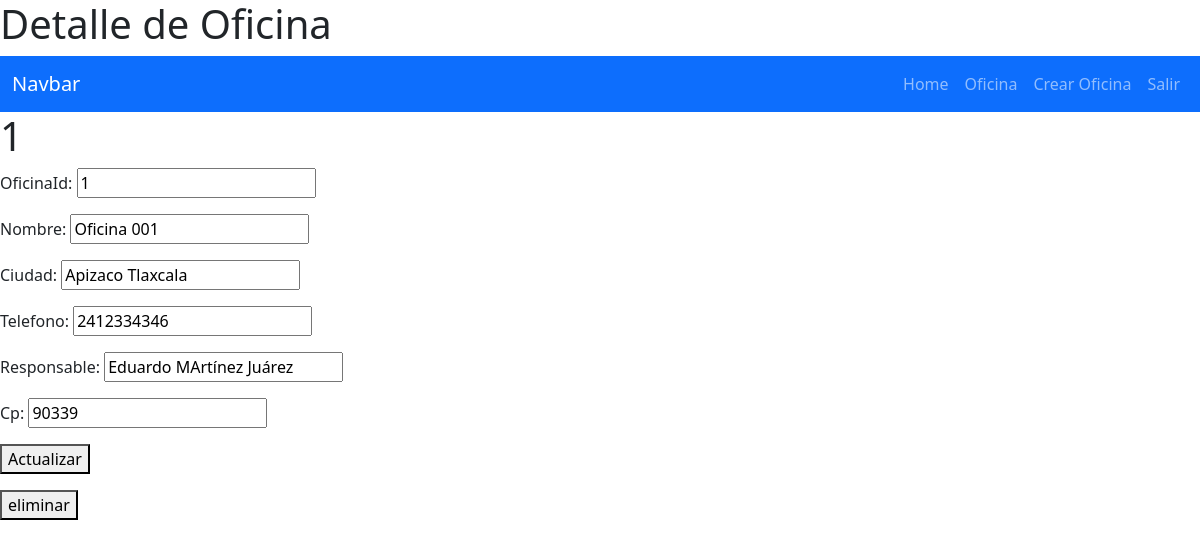
Page /oficinaDetalle/1/ (signed in) on the earlier database version.
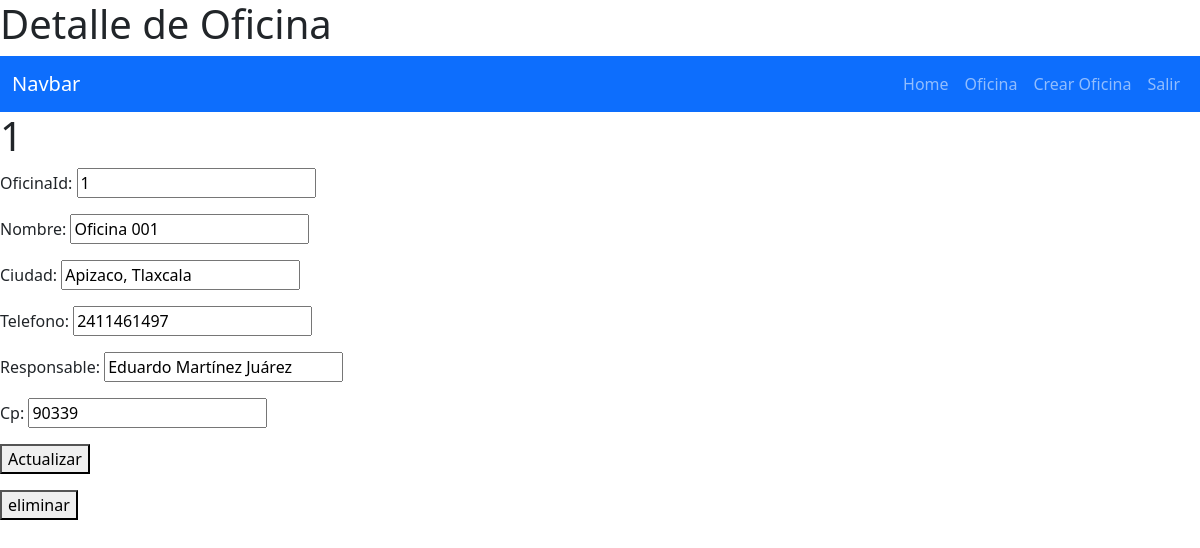
Same page on the later database version.
### CatalogoDePlacas/models.py (models this page shows, shortened)
class Oficina(models.Model):
    oficinaId = models.IntegerField(default=1)
    nombre = models.CharField(max_length=40)
    ciudad = models.CharField(max_length=30)
    telefono = models.CharField(max_length=15)
    responsable = models.CharField(max_length=40, null=True)
    cp = models.CharField(max_length=5, default=0)

### CatalogoDePlacas/views.py (the view, shortened to what this page needs)
# urls.py: path('oficinaDetalle/<int:oficinaId>/', views.oficinaDetalle, name='oficinaDetalle'),
@login_required
def oficinaDetalle(request, oficinaId):
    if request.method =='GET':
        oficina = get_object_or_404(Oficina,pk=oficinaId)
        form = OficinaForm(instance=oficina)
        return render(request, 'oficinaDetalle.html', {
            'oficina': oficina,
            'form': form
        })

### CatalogoDePlacas/forms.py
class OficinaForm(ModelForm):
    class Meta:
        model = Oficina
        fields = ['oficinaId','nombre', 'ciudad', 'telefono','responsable','cp']

### CatalogoDePlacas/templates/oficinaDetalle.html (shortened to what this page needs)
<h1>Detalle de Oficina</h1>
{% extends 'base.html' %}
{% block content%}
    <h1>{{oficina.oficinaId}}</h1>
    <form method="POST">
        {{form.as_p}}
        <button>
            Actualizar
        </button>
    </form>
    <form action="{% url 'oficinaEliminar' oficina.oficinaId %}" method="POST" >
        <button>
            eliminar
        </button>
    </form>
{% endblock %}

Differences in the rows shown:
changed Oficina "Oficina 001": ciudad "Apizaco Tlaxcala" → "Apizaco, Tlaxcala"; telefono "2412334346" → "2411461497"; responsable "Eduardo MArtínez Juárez" → "Eduardo Martínez Juárez"
